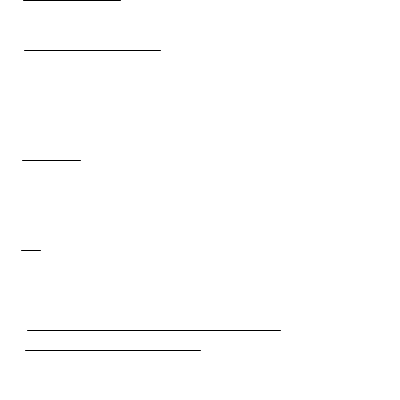
Frame 1 (no input)
Frame 60 (the mouse pressed at the canvas centre just before this capture): identical to frame 1, image omitted
Frame 120 (the mouse held since frame 60 and released just before this capture): identical to frame 1, image omitted

The Processing sketch that drew this single still picture (run headless with seeded random() and noise(); from frame 60 on, the mouse is pressed at the canvas centre):

// Processing sketch: processing_167582
// ── processing_167582.pde

float[] graphNums = {
  90, 25, 16, 0, 5, 35, 66, 33, 41, 12
};

void setup() {
  size(400, 400);
}


void draw() {
  background(255);
  fill(255);
  for (int i= 0; i < graphNums.length-1; i++) {
    float x1= i*40;
    float y1= (graphNums[i] * 10);
    
    float x2= (i*1)+20;
    float y2= (graphNums[i+1] *10);
    line(x1, y1, x2, y1);
  }
  
}
